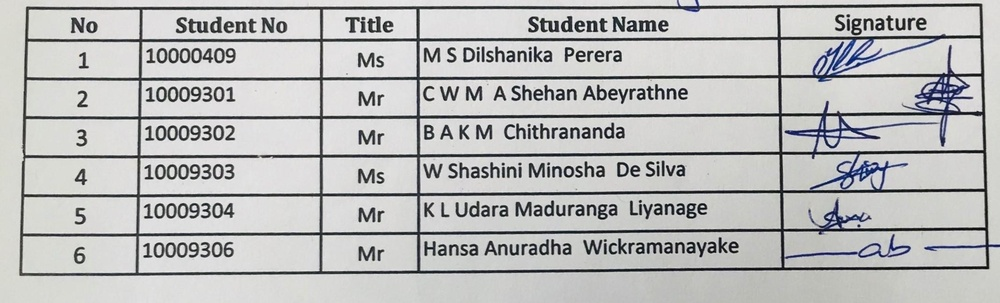
#> input picture src/uploads/0_original.jpg, 1000 x 303 px, shrunk from 2141 x 648 before the run
$ python -i TableExtractor.py   (imports and definitions only)
#> lines starting #> are read from the running program, lines starting #| are printed output that depends on the picture; after the words box and inside, x2 and y2 are one past the last pixel; in counts of white or black regions, pixels touching at a corner belong together
### src/gaussian_filter.py
import numpy as np


def gaussian_kernel(size, sigma=1):
    kernel = np.zeros((size, size))
    center = size // 2
    x, y = np.mgrid[-center : center + 1, -center : center + 1]
    kernel = np.exp(-((x**2 + y**2) / (2.0 * sigma**2)))
    return kernel / np.sum(kernel)


def gaussian_filter(image, kernel):
    kernel_size = kernel.shape[0]

    size = kernel_size // 2
    image_pad = np.pad(
        image,
        size,
        mode="constant",
        constant_values=0,
    ).astype(np.float32)
    image_h, image_w = image_pad.shape[:2]

    for i in range(size, image_h - size):
        for j in range(size, image_w - size):
            roi = image_pad[i - size : i + size + 1, j - size : j + size + 1]
            image_pad[i, j] = np.sum(roi * kernel)

    return image_pad[size:-size, size:-size]

### src/gaussian_thresholding.py
import numpy as np
import gaussian_filter as gf


def apply_adaptive_threshold_gaussian(image, block_size, sigma, c):
    output_image = np.zeros_like(image)
    height, width = image.shape[:2]
    size = block_size // 2

    gaussian_filtered = gf.gaussian_filter(image, gf.gaussian_kernel(block_size, sigma))

    local_threshold = gaussian_filtered - c

    # Apply the threshold to the input image
    binary = np.zeros_like(image, dtype=np.uint8)
    binary[image > local_threshold] = 255

    return binary

### src/TableExtractor.py
from PIL import Image, ImageOps
from skimage.morphology import rectangle, binary_erosion, binary_dilation
import numpy as np
import gaussian_filter as gf
import gaussian_thresholding as gt
import cv2


class TableExtractor:

    def __init__(self, image_path):
        self.image_path = image_path
        self.rectangular_contours = []

    # Read image - PIL Image
    def read_image(self):
        self.image = Image.open(self.image_path)

    # Store processed image - PIL Image
    def store_process_image(self, output_path, image):
        image.save(output_path)

    # Convert image to grayscale - PIL Image
    def convert_image_to_grayscale(self):
        self.grayscale_image = ImageOps.grayscale(self.image)

    def denoise_image(self):
        kernal = gf.gaussian_kernel(5, 1)
        self.denoised_image = gf.gaussian_filter(self.grayscale_image, kernal)

    # Threshold image - PIL Image
    def threshold_image(self):
        self.thresholded_image = Image.fromarray(gt.apply_adaptive_threshold_gaussian(self.denoised_image, 27, 10, 5))
        # threshold_value = 150  # Adjust the threshold value as needed
        # self.thresholded_image = self.grayscale_image.point(
        #     lambda p: 255 if p > threshold_value else 0)
    # Invert image - PIL Image
    def invert_image(self):
        self.inverted_image = ImageOps.invert(self.thresholded_image)

    # Extracting vertical lines - skimage
    # erosion vertical lines
    def v_erosion_image(self, iterations=1):
        # Convert PIL Image to NumPy array
        image_array = np.array(self.inverted_image)
        # Create a vertical erosion kernel
        vertical_kernel = rectangle(5, 1)
        # Perform vertical erosion iteratively on the image array
        eroded_image_array = image_array.copy()  # Make a copy to preserve original
        for _ in range(iterations):
            eroded_image_array = binary_erosion(
                eroded_image_array, vertical_kernel)
        # Convert the eroded image array back to PIL Image
        self.v_eroded_image = Image.fromarray(eroded_image_array)

    # dilation vertical lines - skimage
    def v_dilation_image(self, iterations=5):
        image_array = np.array(self.v_eroded_image)
        vertical_kernel = rectangle(5, 1)
        dilated_image_array = image_array.copy()  # Make a copy to preserve original
        for _ in range(iterations):
            dilated_image_array = binary_dilation(
                dilated_image_array, vertical_kernel)
        self.v_dilated_image = Image.fromarray(dilated_image_array)

    # extracting horizontal lines
    # erosion horizontal lines - skimage
    def h_erosion_image(self, iterations=5):
        image_array = np.array(self.inverted_image)
        horizontal_kernel = rectangle(1, 5)
        eroded_image_array = image_array.copy()  # Make a copy to preserve original
        for _ in range(iterations):
            eroded_image_array = binary_erosion(
                eroded_image_array, horizontal_kernel)
        self.h_eroded_image = Image.fromarray(eroded_image_array)

    # dilation horizontal lines - skimage
    def h_dilation_image(self, iterations=5):
        image_array = np.array(self.h_eroded_image)
        horizontal_kernel = rectangle(1, 5)
        dilated_image_array = image_array.copy()  # Make a copy to preserve original
        for _ in range(iterations):
            dilated_image_array = binary_dilation(
                dilated_image_array, horizontal_kernel)
        self.h_dilated_image = Image.fromarray(dilated_image_array)

    # Blending vertical and horizontal lines
    def blend_images(self, weight1, weight2, gamma=0.0):
        v_dilated_image_array = np.array(self.v_dilated_image)
        h_dilated_image_array = np.array(self.h_dilated_image)
        # numpy array used for blending (calculate on image data)
        blended_array = (weight1 * v_dilated_image_array +
                         weight2 * h_dilated_image_array + gamma).astype(np.uint8)

        # Normalize the blended array to [0, 255]
        blended_array = ((blended_array - blended_array.min()) /
                         (blended_array.max() - blended_array.min()) * 255).astype(np.uint8)
        # PIL image used for visualization(convert np to PIL)
        self.blended_image = Image.fromarray(blended_array)

    # Threshold blended image - PIL Image
    def threshold_blended_image(self):
        threshold_value = 120  # Adjust the threshold value as needed
        self.thresh_blended_image = self.blended_image.point(
            lambda p: 255 if p > threshold_value else 0)

    # Find contours - cv2
    def find_contours(self):
        img = np.array(self.thresh_blended_image)
        self.contours, self.hierarchy = cv2.findContours(
            img, cv2.RETR_TREE, cv2.CHAIN_APPROX_SIMPLE)
        self.image_with_all_contours = self.image.copy()
        image_array = np.array(self.image_with_all_contours)

        cv2.drawContours(image_array,
                         self.contours, -1, (0, 255, 0), 3)
        self.image_with_all_contours = Image.fromarray(image_array)

    def filter_contours_and_leave_only_rectangles(self):
        self.rectangular_contours = []
        for contour in self.contours:
            peri = cv2.arcLength(contour, True)
            approx = cv2.approxPolyDP(contour, 0.02 * peri, True)
            if len(approx) == 4:
                self.rectangular_contours.append(approx)
        self.image_with_only_rectangular_contours = self.image.copy()
        image_array = np.array(self.image_with_only_rectangular_contours)

        cv2.drawContours(image_array,
                         self.rectangular_contours, -1, (0, 255, 0), 3)
        self.image_with_only_rectangular_contours = Image.fromarray(
            image_array)

    def find_largest_contour_by_area(self):
        max_area = 0
        self.contour_with_max_area = None
        for contour in self.rectangular_contours:
            area = cv2.contourArea(contour)
            if area > max_area:
                max_area = area
                self.contour_with_max_area = contour
        self.image_with_contour_with_max_area = self.image.copy()
        image_array = np.array(self.image_with_only_rectangular_contours)

        cv2.drawContours(image_array, [
                         self.contour_with_max_area], -1, (0, 255, 0), 3)
        self.image_with_contour_with_max_area = Image.fromarray(image_array)

    def order_points_in_the_contour_with_max_area(self):
        self.contour_with_max_area_ordered = self.order_points(
            self.contour_with_max_area)
        self.image_with_points_plotted = self.image.copy()
        for point in self.contour_with_max_area_ordered:
            point_coordinates = (int(point[0]), int(point[1]))
            image_array = np.array(self.image_with_points_plotted)

            self.image_with_points_plotted = cv2.circle(
                image_array, point_coordinates, 10, (0, 0, 255), -1)
            self.image_with_points_plotted = Image.fromarray(image_array)

    def order_points(self, pts):
        # initialzie a list of coordinates that will be ordered
        # such that the first entry in the list is the top-left,
        # the second entry is the top-right, the third is the
        # bottom-right, and the fourth is the bottom-left
        pts = pts.reshape(4, 2)
        rect = np.zeros((4, 2), dtype="float32")

        # the top-left point will have the smallest sum, whereas
        # the bottom-right point will have the largest sum
        s = pts.sum(axis=1)
        rect[0] = pts[np.argmin(s)]
        rect[2] = pts[np.argmax(s)]

        # now, compute the difference between the points, the
        # top-right point will have the smallest difference,
        # whereas the bottom-left will have the largest difference
        diff = np.diff(pts, axis=1)
        rect[1] = pts[np.argmin(diff)]
        rect[3] = pts[np.argmax(diff)]

        # return the ordered coordinates
        return rect

    def calculate_new_width_and_height_of_image(self):
        existing_image_width, existing_image_height = self.image.size
        existing_image_width_reduced_by_10_percent = int(
            existing_image_width * 0.9)

        distance_between_top_left_and_top_right = self.calculateDistanceBetween2Points(
            self.contour_with_max_area_ordered[0], self.contour_with_max_area_ordered[1])
        distance_between_top_left_and_bottom_left = self.calculateDistanceBetween2Points(
            self.contour_with_max_area_ordered[0], self.contour_with_max_area_ordered[3])

        aspect_ratio = distance_between_top_left_and_bottom_left / \
            distance_between_top_left_and_top_right

        self.new_image_width = existing_image_width_reduced_by_10_percent
        self.new_image_height = int(self.new_image_width * aspect_ratio)

    def calculateDistanceBetween2Points(self, p1, p2):
        dis = ((p2[0] - p1[0]) ** 2 + (p2[1] - p1[1]) ** 2) ** 0.5
        return dis

    def apply_perspective_transform(self):
        pts1 = np.float32(self.contour_with_max_area_ordered)
        pts2 = np.float32([[0, 0], [self.new_image_width, 0], [
                          self.new_image_width, self.new_image_height], [0, self.new_image_height]])
        # Convert the PIL image to a NumPy array
        src_image = np.array(self.image)
        matrix = cv2.getPerspectiveTransform(pts1, pts2)
        img_array = cv2.warpPerspective(
            src_image, matrix, (self.new_image_width, self.new_image_height))
        self.perspective_corrected_image = Image.fromarray(img_array)

    def add_10_percent_padding(self):
        image_width, image_height = self.perspective_corrected_image.size
        padding = int(image_height * 0.1)
        # Create a white background image with the desired dimensions
        padded_image = Image.new(
            'RGB', (image_width + 2 * padding, image_height + 2 * padding), (0, 0, 0))
        # Paste the perspective corrected image onto the white background with padding
        padded_image.paste(self.perspective_corrected_image,
                           (padding, padding))
        self.perspective_corrected_image_with_padding = padded_image

    def execute(self):
        self.read_image()
#> in read_image, self.image is the input picture: PIL image 1000x303 RGB; mean R, G, B 186.6, 187.1, 186.7
        self.store_process_image(
            "./uploads/TableExtractor/0_original.jpg", self.image)
        self.convert_image_to_grayscale()
        self.store_process_image(
            "./uploads/TableExtractor/1_grayscaled.jpg", self.grayscale_image)
        self.denoise_image()
        self.threshold_image()
#> after the loop in gaussian_filter (call 2), `for i in range(size, image_h - size):`:
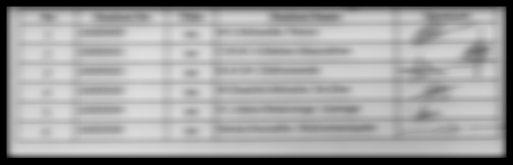
#> image_pad: shape (329, 1026) float32 (shown at 1/2 size); min 0, max 223.2, mean 160.4
#> in gaussian_filter (call 2), `return image_pad[size:-size, size:-size]`:
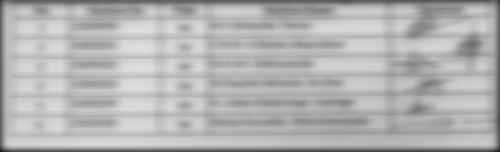
#> returned value: shape (303, 1000) float32 (shown at 1/2 size); min 23.63, max 223.2, mean 178.7
#> in threshold_image, `self.thresholded_image = Image.fromarray(gt.apply_adaptive_threshold_g..`:
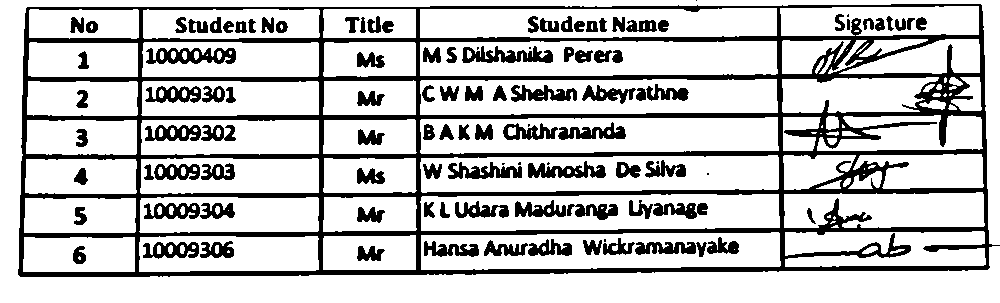
#> self.thresholded_image: PIL image 1000x303 L; 76.8% white; 110 black regions (11 under 20 px), largest, box (x1, y1, x2, y2) and area: (18, 4, 1000, 277) 45215, (146, 48, 236, 64) 917, (462, 46, 553, 63) 890
        self.store_process_image(
            "./uploads/TableExtractor/2_thresholded.jpg", self.thresholded_image)
        self.invert_image()
        self.store_process_image(
            "./uploads/TableExtractor/3_inverteded.jpg", self.inverted_image)
        self.v_erosion_image(iterations=5)
        self.store_process_image(
            "./uploads/TableExtractor/4_vertical_eroded.jpg", self.v_eroded_image)
        self.v_dilation_image(iterations=5)
        self.store_process_image(
            "./uploads/TableExtractor/5_vertical_dilated.jpg", self.v_dilated_image)
        self.h_erosion_image(iterations=5)
        self.store_process_image(
            "./uploads/TableExtractor/6_horizontal_eroded.jpg", self.h_eroded_image)
        self.h_dilation_image(iterations=5)
        self.store_process_image(
            "./uploads/TableExtractor/7_horizontal_dilated.jpg", self.h_dilated_image)
        self.blend_images(1, 1)
        self.store_process_image(
            "./uploads/TableExtractor/8_blended.jpg", self.blended_image)
        self.threshold_blended_image()
#> in threshold_blended_image, `self.thresh_blended_image = self.blended_image.point( lambda p: 255 if..`:
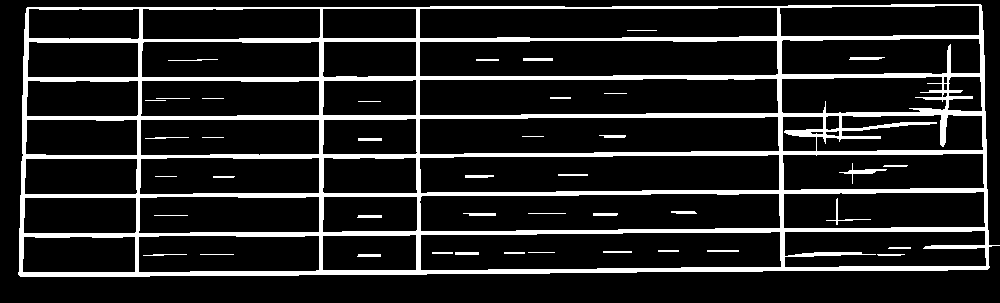
#> self.thresh_blended_image: PIL image 1000x303 L; 14% white; 42 white regions
        self.store_process_image(
            "./uploads/TableExtractor/9_thresholded_blended.jpg", self.thresh_blended_image)
        self.find_contours()
#> in find_contours, `self.contours, self.hierarchy = cv2.findContours( img, cv2.RETR_TREE, ..`: self.contours = 85 contours, 17 with area under 20; largest, box (x1, y1, x2, y2) and area: (18, 4, 1000, 277) 256872, (420, 231, 782, 271) 12800, (419, 193, 781, 232) 12752, (419, 154, 780, 194) 12724, (419, 116, 780, 155) 12605; self.hierarchy = 85 rows, first 6: [-1, -1, 1, -1], [2, -1, -1, 0], [5, 1, 3, 0], [4, -1, -1, 2], [-1, 3, -1, 2], [7, 2, 6, 0]
        self.store_process_image(
            "./uploads/TableExtractor/10_all_contours.jpg", self.image_with_all_contours)
        self.filter_contours_and_leave_only_rectangles()
#> the loop in filter_contours_and_leave_only_rectangles, `for contour in self.contours:` made 85 passes
#> (peri, approx) on passes 1 to 7: (2489.2, [[981, 5], [27, 7], [18, 274], [987, 269]]), (296.7, [[23, 237], [134, 236], [135, 271], [23, 272]]), (432.7, [[138, 237], [318, 235], [319, 269], [139, 272]]), (66, [[200, 254], [233, 254]]), (86.83, [[143, 255], [186, 254]]), (257.1, [[416, 235], [415, 270], [322, 269], [323, 235]]), (49.41, [[357, 256], [380, 256], [380, 254], [358, 254]])
#> after the loop in filter_contours_and_leave_only_rectangles, `for contour in self.contours:`: self.rectangular_contours = 47 contours, 1 with area under 20; largest, box (x1, y1, x2, y2) and area: (18, 5, 988, 275) 255273, (420, 232, 781, 270) 12582, (420, 155, 780, 193) 12546, (419, 117, 779, 154) 12368, (420, 194, 780, 231) 12350
#> in filter_contours_and_leave_only_rectangles, `cv2.drawContours(image_array, self.rectangular_contours, -1, (0, 255, ..`:
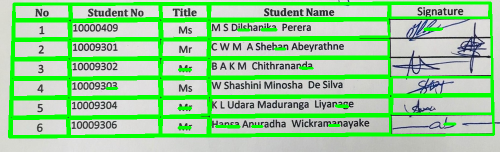
#> image_array: shape (303, 1000, 3) (shown at 1/2 size); mean R, G, B 149.4, 210.7, 149.2
        self.store_process_image(
            "./uploads/TableExtractor/11_only_rectangular_contours.jpg", self.image_with_only_rectangular_contours)
        self.find_largest_contour_by_area()
#> the loop in find_largest_contour_by_area, `for contour in self.rectangular_contours:` made 47 passes
#> (area, max_area, self.contour_with_max_area) on pass 1: (255273, 255273, [[981, 5], [27, 7], [18, 274], [987, 269]])
#> after the loop in find_largest_contour_by_area, `for contour in self.rectangular_contours:`: max_area = 255273
        self.store_process_image(
            "./uploads/TableExtractor/12_contour_with_max_area.jpg", self.image_with_contour_with_max_area)
        self.order_points_in_the_contour_with_max_area()
#> in order_points, `pts = pts.reshape(4, 2)`: pts = [[981, 5], [27, 7], [18, 274], [987, 269]]
#> in order_points, `s = pts.sum(axis=1)`: s = [986, 34, 292, 1256]
#> in order_points, `diff = np.diff(pts, axis=1)`: diff = [-976, -20, 256, -718]
#> in order_points_in_the_contour_with_max_area, `self.contour_with_max_area_ordered = self.order_points( self.contour_w..`: self.contour_with_max_area_ordered = [[27, 7], [981, 5], [987, 269], [18, 274]]
#> the loop in order_points_in_the_contour_with_max_area, `for point in self.contour_with_max_area_ordered:` made 4 passes
        self.store_process_image(
            "./uploads/TableExtractor/13_with_4_corner_points_plotted.jpg", self.image_with_points_plotted)
        self.calculate_new_width_and_height_of_image()
#> in calculateDistanceBetween2Points, `dis = ((p2[0] - p1[0]) ** 2 + (p2[1] - p1[1]) ** 2) ** 0.5`: dis = 954
#> in calculate_new_width_and_height_of_image, `distance_between_top_left_and_bottom_left = self.calculateDistanceBetw..`: distance_between_top_left_and_bottom_left = 267.2
#> in calculate_new_width_and_height_of_image, `aspect_ratio = distance_between_top_left_and_bottom_left / \ distance_..`: aspect_ratio = 0.28
#> in calculate_new_width_and_height_of_image, `self.new_image_height = int(self.new_image_width * aspect_ratio)`: self.new_image_height = 252
        self.apply_perspective_transform()
#> in apply_perspective_transform, `pts1 = np.float32(self.contour_with_max_area_ordered)`: pts1 = [[27, 7], [981, 5], [987, 269], [18, 274]]
#> in apply_perspective_transform, `pts2 = np.float32([[0, 0], [self.new_image_width, 0], [ self.new_image..`: pts2 = [[0, 0], [900, 0], [900, 252], [0, 252]]
#> in apply_perspective_transform, `matrix = cv2.getPerspectiveTransform(pts1, pts2)`: matrix = [[0.933, 0.0315, -25.42], [0.00201, 0.959, -6.77], [-1.14e-05, 5.88e-05, 1]]
#> in apply_perspective_transform, `img_array = cv2.warpPerspective( src_image, matrix, (self.new_image_wi..`:
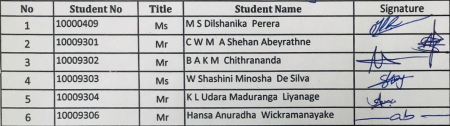
#> img_array: shape (252, 900, 3) (shown at 1/2 size); mean R, G, B 183.7, 184.2, 184.3
        self.store_process_image(
            "./uploads/TableExtractor/14_perspective_corrected.jpg", self.perspective_corrected_image)
        self.add_10_percent_padding()
#> in add_10_percent_padding, `padded_image.paste(self.perspective_corrected_image, (padding, padding))`:
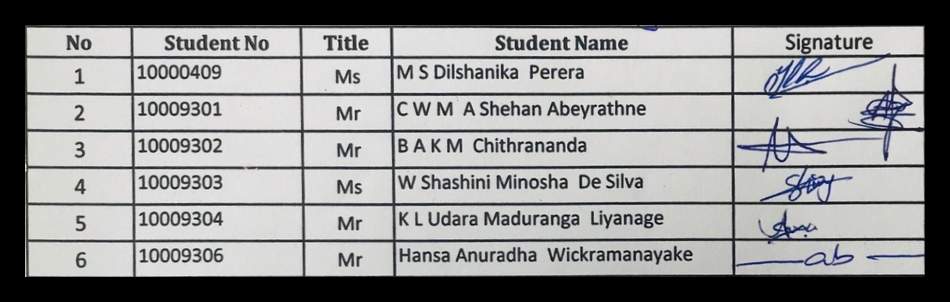
#> padded_image: PIL image 950x302 RGB; mean R, G, B 145.2, 145.6, 145.7
        self.store_process_image("./uploads/TableExtractor/15_perspective_corrected_with_padding.jpg",
                                 self.perspective_corrected_image_with_padding)
        return self.perspective_corrected_image_with_padding

>>> result = TableExtractor('uploads/0_original.jpg').execute()
